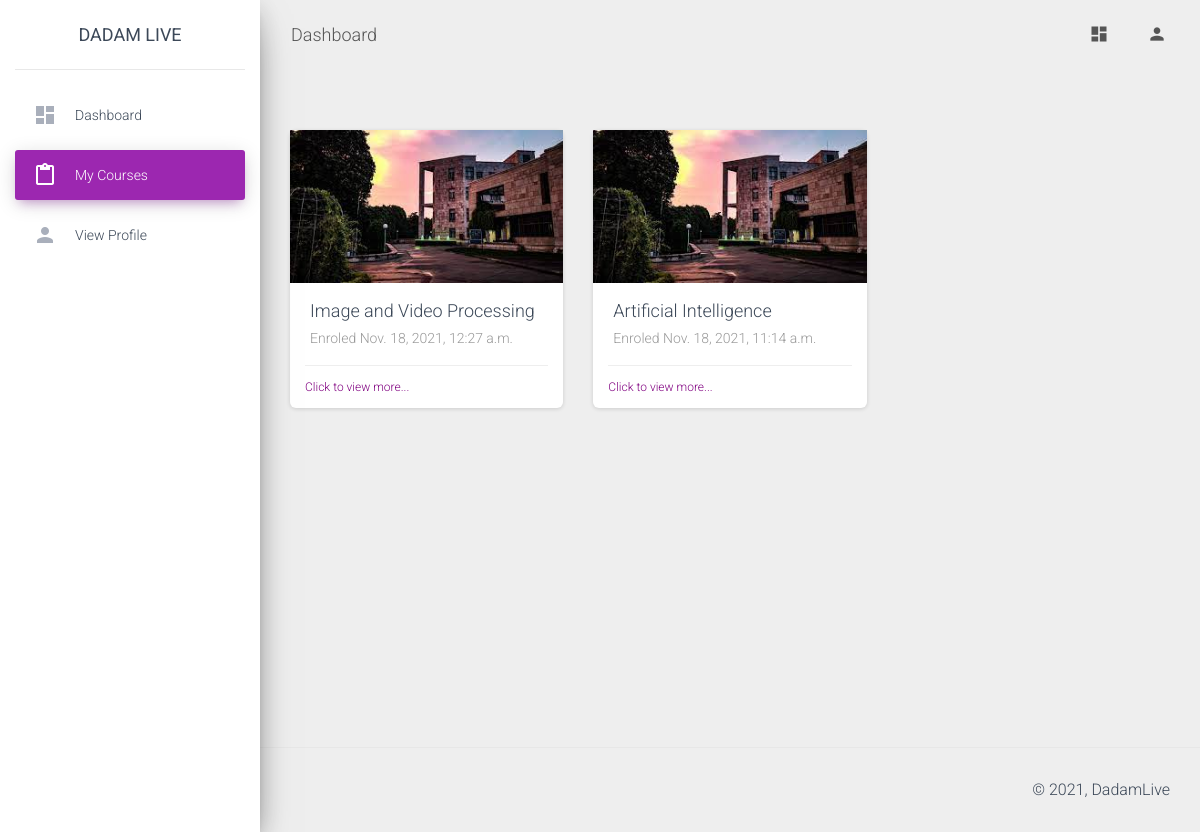
The page /dashboard/student/courses/ (signed in) on the database as committed earlier.
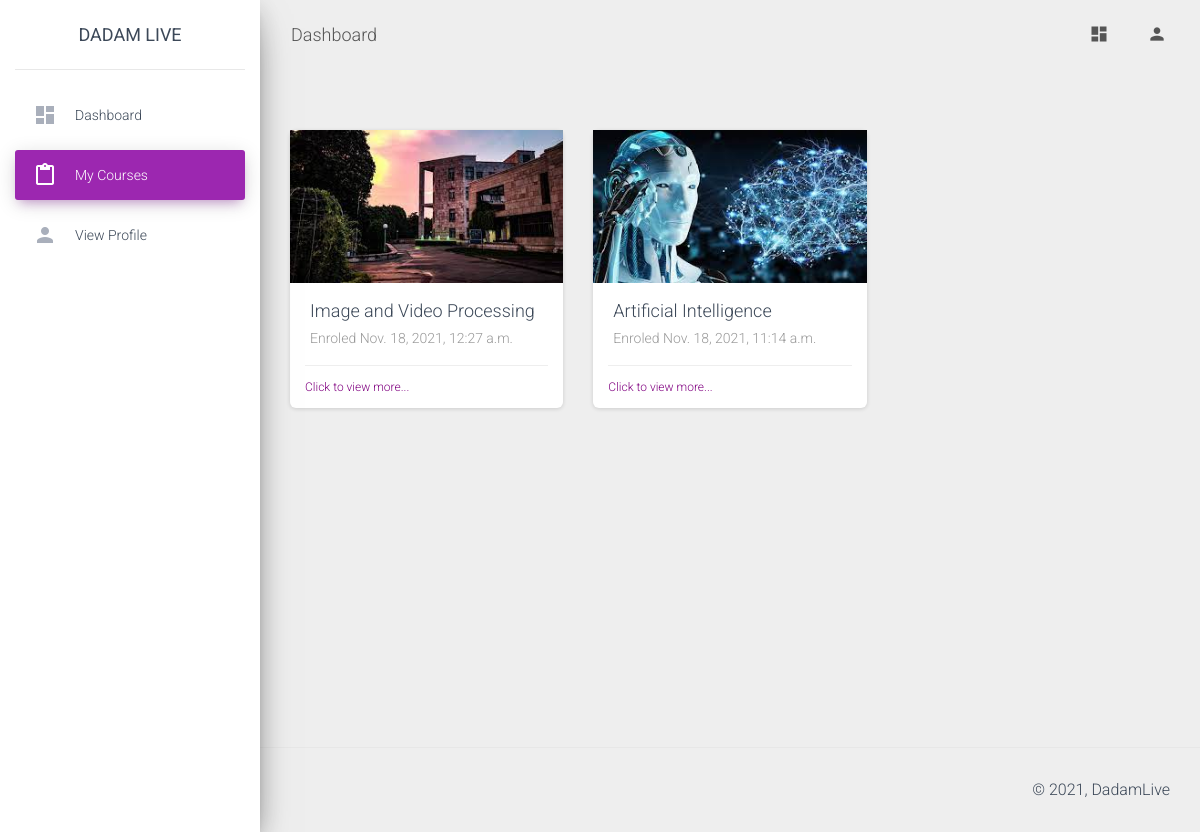
The same page on the database as committed later.
### faculty/models.py (models this page shows, shortened)
class Enrolment(models.Model):
    course=models.ForeignKey(Course, on_delete=models.CASCADE, null=True, blank=True)
    user=models.ForeignKey(User, on_delete=models.CASCADE, null=True, blank=True)
    userType=models.ForeignKey(UserType, on_delete=models.SET_NULL, null=True, blank=True)
    enrolled_on=models.DateTimeField(default=datetime.datetime.now(timezone('Asia/Kolkata')))

class Course(models.Model):
    instructor=models.ForeignKey(User, on_delete=models.CASCADE, null=True, blank=True)
    image=models.ImageField(upload_to='post_images/', default="demo.jpg", null=True)
    courseName=models.CharField(null=True, max_length=200)
    created_on=models.DateTimeField(default=datetime.datetime.now(timezone('Asia/Kolkata')))

### student/views.py (the view)
# urls.py: path('courses/',views.my_courses,name="my_courses"),
def my_courses(request):
    student=basicChecking(request)
    if student[0]==False:
        return student[1]
    student=student[1]
    usertype=UserType.objects.get(userTypeCode=settings.CODE_STUDENT)
    enrolments=Enrolment.objects.filter(user=request.user, userType=usertype)
    return render(request,"student/my_courses.html",context={"student": student, "enrolments": enrolments})

### student/views.py (called while the page is built)
def basicChecking(request):
    if request.user.is_authenticated==False:
        return [False, redirect('home')]
    try:
        info=UserInformation.objects.get(user=request.user)
        if info.userType.userTypeCode==settings.CODE_STUDENT:
            student=Student.objects.get(user=request.user)
            return [True, student]
        return [False, redirect('home')]
    except:
        return [False, redirect('home')]

### student/templates/student/my_courses.html (shortened to what this page needs)
{% extends 'student/base.html' %} {% load static %}
{% block heading %}Dashboard{% endblock %}
{% block main_body %}
      <div class="row">
        {% for e in enrolments %}
        <div class="col-md-4">
          <a href="{% url 'view_course_student' course_id=e.course.id %}">
            <div class="card card-chart">
              {% if e.course.image %}
              <img src="{{e.course.image.url}}">
              {% else %}
              <img src="{% static 'images/demo.jpg' %}">
              {% endif %}
              <div class="card-body">
                <h4 class="card-title">{{e.course.courseName}}</h4>
                <p class="card-category">Enroled {{e.enrolled_on}}</p>
              </div>
              <div class="card-footer">
                <div class="stats" style="color: purple;">
                  Click to view more...
                </div>
              </div>
            </div>
          </a>
        </div>
        {% endfor %}
      </div>
{% endblock %}
{% block left_panel %}
<li class="nav-item">
    <a class="nav-link" href="{% url 'dashboardStudent' %}">
      <i class="material-icons">dashboard</i>
      <p>Dashboard</p>
    </a>
  </li>
  <li class="nav-item active">
    <a class="nav-link" href="{% url 'my_courses' %}">
      <i class="material-icons">content_paste</i>
      <p>My courses</p>
    </a>
  </li>
  <li class="nav-item ">
    <a class="nav-link" href="{% url 'view_profile_st' %}">
      <i class="material-icons">person</i>
      <p>View Profile</p>
    </a>
  </li>
{% endblock %}

Rows that differ between the two databases and show on the page:
changed through a linked row, Enrolment "Nov. 18, 2021, 11:14 a.m.": course.image: a different picture
